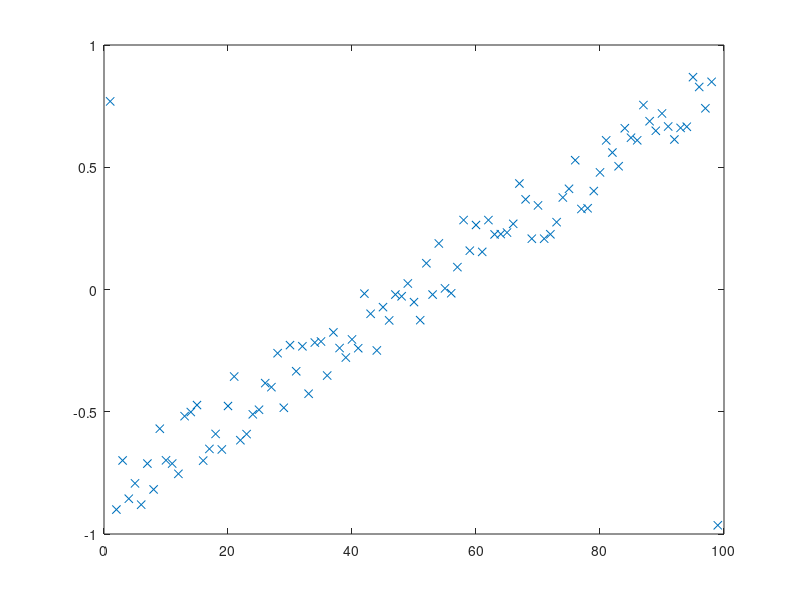

Write the MATLAB code that produced this figure. (Note: this script raises an error after producing the figure.)
% script <a href="matlab:RR_CocktailSortTest">RR_CocktailSortTest</a>
% Test <a href="matlab:help RR_CocktailSort">RR_CocktailSort</a> on slightly out-of-order data.
% See <a href="matlab:RCweb">Numerical Renaissance: simulation, optimization, & control</a>, Section 7.1.3.
% Part of <a href="matlab:help RCC">Numerical Renaissance Codebase 1.0</a>, <a href="matlab:help RCchap07">Chapter 7</a>; please read the <a href="matlab:help RCcopyleft">copyleft</a>.

n=99; n1=(n+1)/2; D=0.85*([1:n]'-n1)/n1+0.15*(2*rand(n,1)-1); D([1 n])=D([n 1]);
close all, plot(D(:,1),'x'), pause(0.5), [D,index]=RR_CocktailSort(D,1,n); plot(D(:,1),'x')

% end script RR_CocktailSortTest
